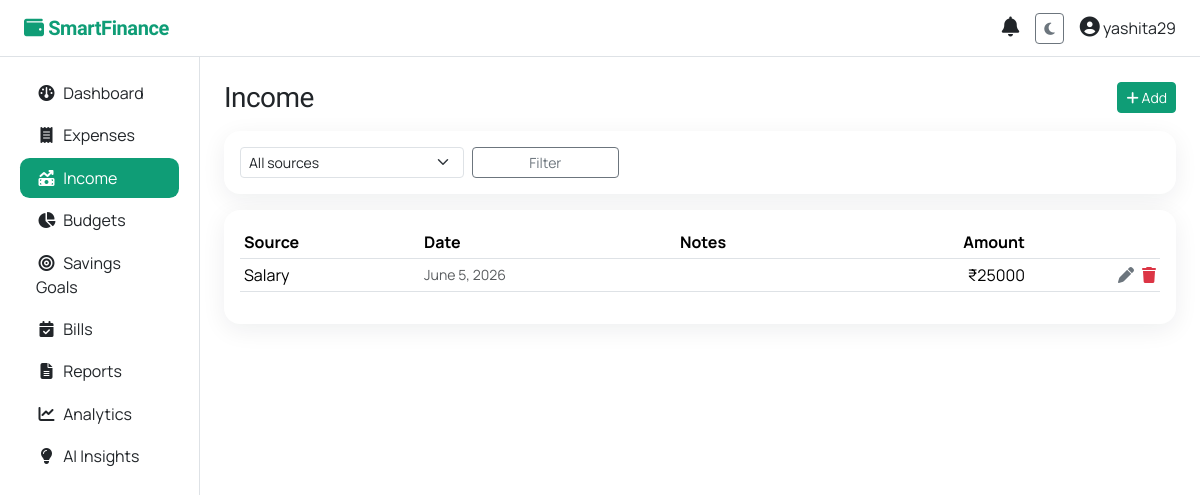
Screenshot of /income/ (signed in) with the database file from the repository.
### core/models.py (models this page shows, shortened)
class Income(models.Model):
    SOURCE_CHOICES = [
        ("salary", "Salary"), ("freelancing", "Freelancing"), ("business", "Business"),
        ("investments", "Investments"), ("other", "Other"),
    ]
    user = models.ForeignKey(settings.AUTH_USER_MODEL, on_delete=models.CASCADE, related_name="incomes")
    source = models.CharField(max_length=20, choices=SOURCE_CHOICES, default="salary")
    amount = models.DecimalField(max_digits=12, decimal_places=2)
    date = models.DateField(default=timezone.now)
    notes = models.TextField(blank=True)
    created_at = models.DateTimeField(auto_now_add=True)
    class Meta:
        ordering = ["-date", "-created_at"]
        indexes = [models.Index(fields=["user", "-date"])]

### core/views.py (the view)
# urls.py: path("income/", views.income_list, name="income_list"),
@login_required
def income_list(request):
    qs = Income.objects.filter(user=request.user)
    src = request.GET.get("source", "")
    if src:
        qs = qs.filter(source=src)
    paginator = Paginator(qs, 20)
    page = paginator.get_page(request.GET.get("page"))
    return render(request, "income_list.html", {
        "page": page, "sources": Income.SOURCE_CHOICES, "sel_src": src})

### core/context_processors.py (called while the page is built)
def notifications(request):
    if not request.user.is_authenticated:
        return {}
    qs = Notification.objects.filter(user=request.user, is_read=False)
    return {"unread_notifications": qs[:10], "unread_count": qs.count()}

### templates/income_list.html (shortened to what this page needs)
{% extends "base.html" %}
{% block content %}
<div class="d-flex justify-content-between align-items-center mb-3">
  <h3 class="mb-0">Income</h3>
  <a href="{% url 'income_create' %}" class="btn btn-accent btn-sm"><i class="fa-solid fa-plus"></i> Add</a>
</div>
<div class="card sf-card p-3 mb-3">
  <form class="row g-2" method="get">
    <div class="col-md-3"><select name="source" class="form-select form-select-sm"><option value="">All sources</option></select></div>
    <div class="col-md-2"><button class="btn btn-sm btn-outline-secondary w-100">Filter</button></div>
  </form>
</div>
<div class="card sf-card p-3">
  <table class="table table-sm align-middle">
    <thead><tr><th>Source</th><th>Date</th><th>Notes</th><th class="text-end">Amount</th><th></th></tr></thead>
    <tbody>
    {% for i in page %}
      <tr><td>{{ i.get_source_display }}</td><td class="small text-muted">{{ i.date }}</td><td class="small">{{ i.notes|truncatechars:30 }}</td><td class="text-end sf-accent">₹{{ i.amount|floatformat:0 }}</td>
      <td class="text-end"><a href="{% url 'income_edit' i.pk %}" class="text-secondary me-2"><i class="fa-solid fa-pen"></i></a><a href="{% url 'income_delete' i.pk %}" class="text-danger"><i class="fa-solid fa-trash"></i></a></td></tr>
    {% empty %}<tr><td colspan="5" class="text-center text-muted py-3">No income recorded.</td></tr>{% endfor %}
    </tbody>
  </table>
</div>
{% endblock %}

### templates/base.html (shortened to what this page needs)
{% load static %}
<!DOCTYPE html>
<html lang="en" data-bs-theme="light">
<head>
  <link href="https://cdn.jsdelivr.net/npm/bootstrap@5.3.3/dist/css/bootstrap.min.css" rel="stylesheet">
  <link href="https://cdnjs.cloudflare.com/ajax/libs/font-awesome/6.5.1/css/all.min.css" rel="stylesheet">
</head>
<body>
{% if user.is_authenticated %}
<nav class="navbar navbar-expand-lg border-bottom sticky-top bg-body">
  <div class="container-fluid px-4">
    <a class="navbar-brand" href="{% url 'dashboard' %}"><i class="fa-solid fa-wallet"></i> SmartFinance</a>
    <div class="ms-auto d-flex align-items-center gap-3">
      <div class="dropdown">
        <a class="position-relative text-body" href="#" data-bs-toggle="dropdown">
          <i class="fa-solid fa-bell fs-5"></i>
        </a>
      </div>
      <button class="btn btn-sm btn-outline-secondary" id="themeToggle" type="button"><i class="fa-solid fa-moon"></i></button>
      <div class="dropdown">
        <a class="text-body text-decoration-none" href="#" data-bs-toggle="dropdown">
          <i class="fa-solid fa-circle-user fs-5"></i> {{ user.username }}
        </a>
      </div>
    </div>
  </div>
</nav>
<div class="container-fluid">
  <div class="row">
    <aside class="col-lg-2 col-md-3 d-none d-md-block py-3 sf-side border-end" style="min-height:90vh">
      <nav class="nav flex-column px-2">
        {% with r=request.resolver_match.url_name %}
        <a class="nav-link {% if r == 'dashboard' %}active{% endif %}" href="{% url 'dashboard' %}"><i class="fa-solid fa-gauge"></i>Dashboard</a>
        <a class="nav-link {% if 'expense' in r %}active{% endif %}" href="{% url 'expense_list' %}"><i class="fa-solid fa-receipt"></i>Expenses</a>
        <a class="nav-link {% if 'income' in r %}active{% endif %}" href="{% url 'income_list' %}"><i class="fa-solid fa-money-bill-trend-up"></i>Income</a>
        <a class="nav-link {% if 'budget' in r %}active{% endif %}" href="{% url 'budget_list' %}"><i class="fa-solid fa-chart-pie"></i>Budgets</a>
        <a class="nav-link {% if 'goal' in r %}active{% endif %}" href="{% url 'goal_list' %}"><i class="fa-solid fa-bullseye"></i>Savings Goals</a>
        <a class="nav-link {% if 'bill' in r %}active{% endif %}" href="{% url 'bill_list' %}"><i class="fa-solid fa-calendar-check"></i>Bills</a>
        <a class="nav-link {% if r == 'reports' %}active{% endif %}" href="{% url 'reports' %}"><i class="fa-solid fa-file-lines"></i>Reports</a>
        <a class="nav-link {% if r == 'analytics' %}active{% endif %}" href="{% url 'analytics' %}"><i class="fa-solid fa-chart-line"></i>Analytics</a>
        <a class="nav-link {% if r == 'insights' %}active{% endif %}" href="{% url 'insights' %}"><i class="fa-solid fa-lightbulb"></i>AI Insights</a>
        {% endwith %}
      </nav>
    </aside>
    <main class="col-lg-10 col-md-9 py-4 px-4">
      {% block content %}{% endblock %}
    </main>
  </div>
</div>
{% else %}
  {% block public %}{% endblock %}
{% endif %}
</body>
</html>

### templates/base.html (style rules this page uses)
:root { --sf-accent:#0f9d76; --sf-accent-2:#0b6e63; --sf-ink:#0d1b2a; --sf-display:'Sora',sans-serif; --sf-body:'Manrope',sans-serif; }
body { font-family:var(--sf-body); }
h1,h2,h3,h4,.navbar-brand { font-family:var(--sf-display);letter-spacing:-.02em; }
.navbar-brand { color:var(--sf-accent)!important;font-weight:700; }
.sf-card { border:none;border-radius:1rem;box-shadow:0 6px 24px rgba(13,27,42,.07); }
.sf-accent { color:var(--sf-accent); }
.btn-accent { background:var(--sf-accent);border-color:var(--sf-accent);color:#fff; }
.sf-side .nav-link { border-radius:.6rem;color:inherit;margin-bottom:.15rem; }
.sf-side .nav-link.active { background:var(--sf-accent);color:#fff; }
.sf-side .nav-link i { width:1.3rem;text-align:center;margin-right:.4rem; }

### rows the page displays
Income: source "Salary", date "June 5, 2026", amount "25000"

### other values shown
{{ user.username }} "yashita29"
